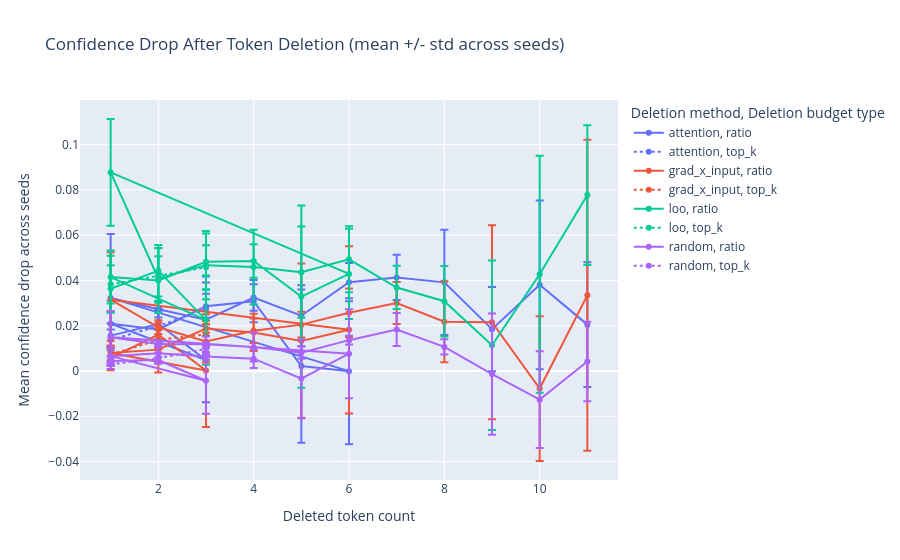

Write notebook code for a chart like this one.
### Markdown cell above
## Deletion Summary Across Seeds

### Code cell
deletion_summary_df = concat_seed_csv("deletion_summary")
if deletion_summary_df is not None:
    deletion_summary_df = deletion_summary_df.sort_values(
        ["method", "k_setting_type", "k_setting_value", "seed"]
    ).reset_index(drop=True)
    display(deletion_summary_df)

    deletion_aggregate_df = (
        deletion_summary_df.groupby(["method", "k_setting_type", "k_setting_value", "actual_k"], dropna=False)
        .agg(
            num_seeds=("seed", "nunique"),
            mean_confidence_drop_mean=("mean_confidence_drop", "mean"),
            mean_confidence_drop_std=("mean_confidence_drop", "std"),
            mean_gold_label_prob_drop_mean=("mean_gold_label_prob_drop", "mean"),
            mean_gold_label_prob_drop_std=("mean_gold_label_prob_drop", "std"),
            mean_target_prob_drop_mean=("mean_target_prob_drop", "mean"),
            mean_target_prob_drop_std=("mean_target_prob_drop", "std"),
            flip_rate_mean=("flip_rate", "mean"),
            flip_rate_std=("flip_rate", "std"),
            becomes_incorrect_rate_mean=("becomes_incorrect_rate", "mean"),
            becomes_incorrect_rate_std=("becomes_incorrect_rate", "std"),
        )
        .reset_index()
    )
    for column in deletion_aggregate_df.columns:
        if column.endswith("_std"):
            deletion_aggregate_df[column] = deletion_aggregate_df[column].fillna(0.0)
    display(deletion_aggregate_df)

    fig = px.line(
        deletion_aggregate_df,
        x="actual_k",
        y="mean_confidence_drop_mean",
        color="method",
        line_dash="k_setting_type",
        markers=True,
        error_y="mean_confidence_drop_std",
        title="Confidence Drop After Token Deletion (mean +/- std across seeds)",
        labels={
            "actual_k": "Deleted token count",
            "mean_confidence_drop_mean": "Mean confidence drop across seeds",
            "method": "Deletion method",
            "k_setting_type": "Deletion budget type",
        },
    )
    display_plotly_figure(fig)

### Figure 1 — Plotly figure (JSON) as saved in the notebook; plotly's stock layout.template omitted (floating-point values rounded to 4 significant figures)
{"data": [{"error_y": {"array": [0.005451, 0.006748, 0.01866, 0.01012, 0.008326, 0.01314, 0.009319, 0.03386, 0.03226, 0.02826, 0.003633, 0.01151, 0.005858, 0.01344, 0.008463, 0.01001, 0.02328, 0.01859, 0.03728, 0.02757]}, "hovertemplate": "Deletion method=attention<br>Deletion budget type=ratio<br>Deleted token count=%{x}<br>Mean confidence drop across seeds=%{y}<extra></extra>", "legendgroup": "attention, ratio", "line": {"color": "#636efa", "dash": "solid"}, "marker": {"symbol": "circle"}, "mode": "lines+markers", "name": "attention, ratio", "orientation": "v", "showlegend": true, "type": "scatter", "x": [1, 2, 3, 1, 2, 3, 4, 5, 6, 1, 2, 3, 4, 5, 6, 7, 8, 9, 10, 11], "xaxis": "x", "y": [0.01562, 0.02077, 0.004836, 0.0209, 0.01832, 0.02863, 0.03083, 0.002171, -7.59e-05, 0.03229, 0.02729, 0.02264, 0.03248, 0.02441, 0.03922, 0.04132, 0.03915, 0.01847, 0.03805, 0.02048], "yaxis": "y"}, {"error_y": {"array": [0.004596, 0.007828, 0.01178]}, "hovertemplate": "Deletion method=attention<br>Deletion budget type=top_k<br>Deleted token count=%{x}<br>Mean confidence drop across seeds=%{y}<extra></extra>", "legendgroup": "attention, top_k", "line": {"color": "#636efa", "dash": "dot"}, "marker": {"symbol": "circle"}, "mode": "lines+markers", "name": "attention, top_k", "orientation": "v", "showlegend": true, "type": "scatter", "x": [1, 2, 3], "xaxis": "x", "y": [0.01375, 0.01982, 0.02729], "yaxis": "y"}, {"error_y": {"array": [0.005481, 0.005426, 0.02489, 0.005384, 0.01012, 0.001767, 0.008209, 0.03421, 0.03696, 0.02094, 0.003129, 0.009207, 0.005429, 0.005655, 0.0107, 0.009271, 0.01791, 0.04288, 0.032, 0.06868]}, "hovertemplate": "Deletion method=grad_x_input<br>Deletion budget type=ratio<br>Deleted token count=%{x}<br>Mean confidence drop across seeds=%{y}<extra></extra>", "legendgroup": "grad_x_input, ratio", "line": {"color": "#EF553B", "dash": "solid"}, "marker": {"symbol": "circle"}, "mode": "lines+markers", "name": "grad_x_input, ratio", "orientation": "v", "showlegend": true, "type": "scatter", "x": [1, 2, 3, 1, 2, 3, 4, 5, 6, 1, 2, 3, 4, 5, 6, 7, 8, 9, 10, 11], "xaxis": "x", "y": [0.005819, 0.01601, 0.0001908, 0.00797, 0.00943, 0.01877, 0.01703, 0.0133, 0.01819, 0.03148, 0.01931, 0.01299, 0.01778, 0.02047, 0.02575, 0.03, 0.02173, 0.02156, -0.007772, 0.03347], "yaxis": "y"}, {"error_y": {"array": [0.003058, 0.0043, 0.004617]}, "hovertemplate": "Deletion method=grad_x_input<br>Deletion budget type=top_k<br>Deleted token count=%{x}<br>Mean confidence drop across seeds=%{y}<extra></extra>", "legendgroup": "grad_x_input, top_k", "line": {"color": "#EF553B", "dash": "dot"}, "marker": {"symbol": "circle"}, "mode": "lines+markers", "name": "grad_x_input, top_k", "orientation": "v", "showlegend": true, "type": "scatter", "x": [1, 2, 3], "xaxis": "x", "y": [0.00726, 0.01375, 0.01618], "yaxis": "y"}, {"error_y": {"array": [0.01033, 0.01136, 0.01976, 0.01171, 0.01438, 0.01244, 0.007415, 0.0403, 0.01992, 0.02361, 0.00987, 0.01509, 0.01655, 0.02012, 0.01457, 0.009552, 0.01561, 0.03743, 0.05235, 0.03091]}, "hovertemplate": "Deletion method=loo<br>Deletion budget type=ratio<br>Deleted token count=%{x}<br>Mean confidence drop across seeds=%{y}<extra></extra>", "legendgroup": "loo, ratio", "line": {"color": "#00cc96", "dash": "solid"}, "marker": {"symbol": "circle"}, "mode": "lines+markers", "name": "loo, ratio", "orientation": "v", "showlegend": true, "type": "scatter", "x": [1, 2, 3, 1, 2, 3, 4, 5, 6, 1, 2, 3, 4, 5, 6, 7, 8, 9, 10, 11], "xaxis": "x", "y": [0.03634, 0.04432, 0.02247, 0.04149, 0.03995, 0.04827, 0.04858, 0.03286, 0.04288, 0.08772, 0.04086, 0.04676, 0.04589, 0.04366, 0.04934, 0.03689, 0.03081, 0.01139, 0.04271, 0.0777], "yaxis": "y"}, {"error_y": {"array": [0.01259, 0.01202, 0.009741]}, "hovertemplate": "Deletion method=loo<br>Deletion budget type=top_k<br>Deleted token count=%{x}<br>Mean confidence drop across seeds=%{y}<extra></extra>", "legendgroup": "loo, top_k", "line": {"color": "#00cc96", "dash": "dot"}, "marker": {"symbol": "circle"}, "mode": "lines+markers", "name": "loo, top_k", "orientation": "v", "showlegend": true, "type": "scatter", "x": [1, 2, 3], "xaxis": "x", "y": [0.03829, 0.04217, 0.04581], "yaxis": "y"}, {"error_y": {"array": [0.00214, 0.001466, 0.01458, 0.004193, 0.003559, 0.001506, 0.004157, 0.01732, 0.01967, 0.01159, 0.001581, 0.003397, 0.006397, 0.002684, 0.001915, 0.00729, 0.003336, 0.0268, 0.02135, 0.01752]}, "hovertemplate": "Deletion method=random<br>Deletion budget type=ratio<br>Deleted token count=%{x}<br>Mean confidence drop across seeds=%{y}<extra></extra>", "legendgroup": "random, ratio", "line": {"color": "#ab63fa", "dash": "solid"}, "marker": {"symbol": "circle"}, "mode": "lines+markers", "name": "random, ratio", "orientation": "v", "showlegend": true, "type": "scatter", "x": [1, 2, 3, 1, 2, 3, 4, 5, 6, 1, 2, 3, 4, 5, 6, 7, 8, 9, 10, 11], "xaxis": "x", "y": [0.004419, 0.004846, -0.004318, 0.006552, 0.007875, 0.006437, 0.005441, -0.003365, 0.007657, 0.01491, 0.01192, 0.01179, 0.0106, 0.008102, 0.01362, 0.01829, 0.01064, -0.001384, -0.01266, 0.004193], "yaxis": "y"}, {"error_y": {"array": [0.002048, 0.002419, 0.002656]}, "hovertemplate": "Deletion method=random<br>Deletion budget type=top_k<br>Deleted token count=%{x}<br>Mean confidence drop across seeds=%{y}<extra></extra>", "legendgroup": "random, top_k", "line": {"color": "#ab63fa", "dash": "dot"}, "marker": {"symbol": "circle"}, "mode": "lines+markers", "name": "random, top_k", "orientation": "v", "showlegend": true, "type": "scatter", "x": [1, 2, 3], "xaxis": "x", "y": [0.002952, 0.005649, 0.009765], "yaxis": "y"}], "layout": {"legend": {"title": {"text": "Deletion method, Deletion budget type"}, "tracegroupgap": 0}, "title": {"text": "Confidence Drop After Token Deletion (mean +/- std across seeds)"}, "xaxis": {"anchor": "y", "domain": [0, 1], "title": {"text": "Deleted token count"}}, "yaxis": {"anchor": "x", "domain": [0, 1], "title": {"text": "Mean confidence drop across seeds"}}}}
